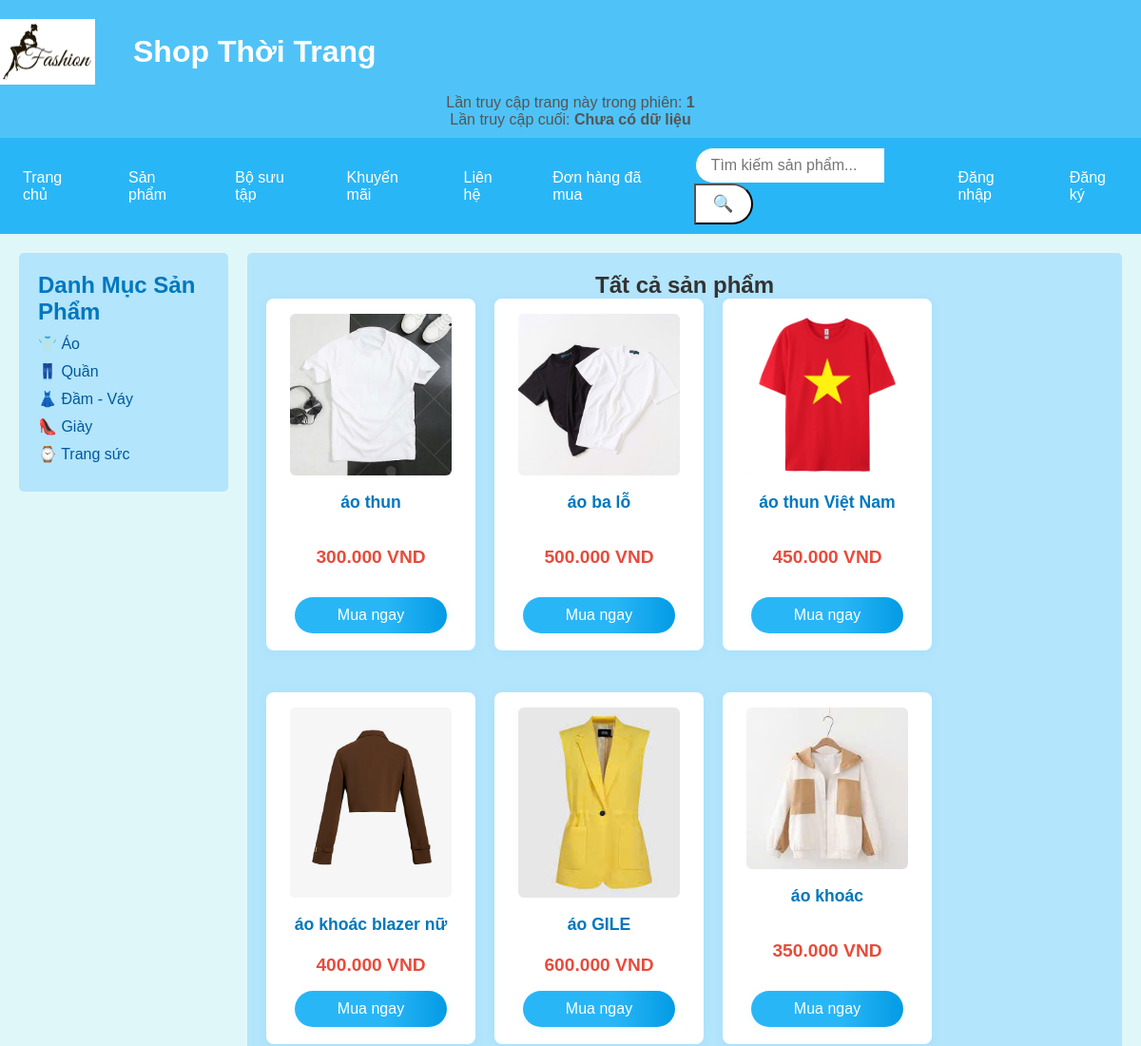
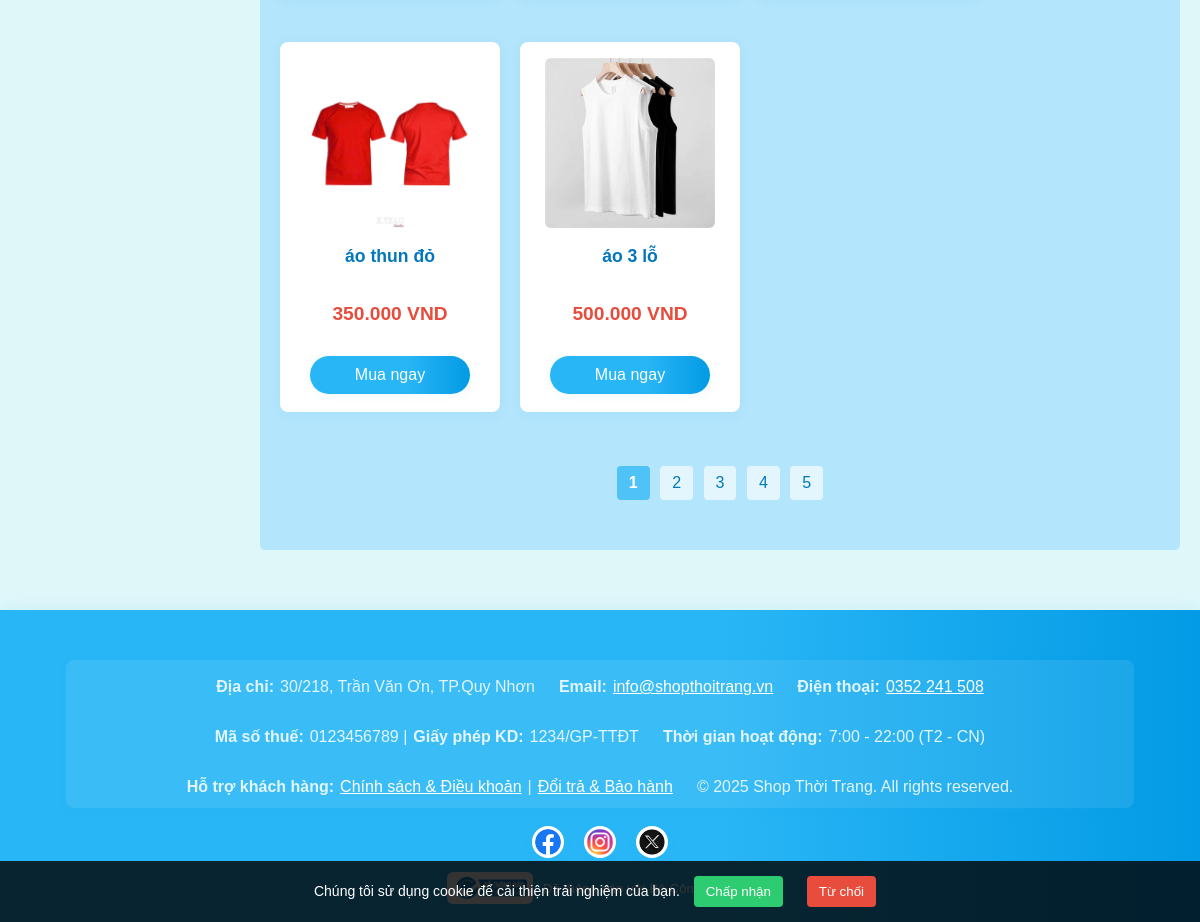
The page / on the database its author committed (2 pictures, top to bottom).
### tables this page shows
CREATE TABLE `san_pham` (
  `san_pham_id` varchar(20) NOT NULL,
  `gia_san_pham` int(20) NOT NULL,
  `san_pham` varchar(30) NOT NULL,
  `hinh_anh` varchar(100) NOT NULL
);

### index.php (the view, shortened to what this page needs)
<?php
require_once 'connect.php';
$keyword = isset($_GET['search']) ? trim($_GET['search']) : '';
$limit = 8;
$page = isset($_GET['page']) && is_numeric($_GET['page']) ? (int)$_GET['page'] : 1;
$offset = ($page - 1) * $limit;
if ($keyword !== '') {
    $count_stmt = $conn->prepare("SELECT COUNT(*) as total FROM san_pham WHERE san_pham LIKE ? OR san_pham_id LIKE ?");
    $like = "%$keyword%";
    $count_stmt->bind_param("ss", $like, $like);
    $count_stmt->execute();
    $count_result = $count_stmt->get_result();
    $total = $count_result->fetch_assoc()['total'];
    $count_stmt->close();
} else {
    $count_result = $conn->query("SELECT COUNT(*) as total FROM san_pham");
    $total = $count_result->fetch_assoc()['total'];
}
$total_pages = ceil($total / $limit);
if ($keyword !== '') {
    $stmt = $conn->prepare("SELECT * FROM san_pham WHERE san_pham LIKE ? OR san_pham_id LIKE ? ORDER BY san_pham_id LIMIT ? OFFSET ?");
    $stmt->bind_param("ssii", $like, $like, $limit, $offset);
    $stmt->execute();
    $result = $stmt->get_result();
} else {
    $sql = "SELECT * FROM san_pham ORDER BY san_pham_id LIMIT $limit OFFSET $offset";
    $result = $conn->query($sql);
}
include 'header.php';
?>
<!DOCTYPE html>
<html lang="vi">
<head>
    <link rel="stylesheet" href="style.css">
</head>
<body>
    <div class="container">
        <aside class="sidebar">
            <h2>Danh Mục Sản Phẩm</h2>
            <ul>
                <li><a href="san_pham.php#ao">👕 Áo</a></li>
                <li><a href="san_pham.php#quan">👖 Quần</a></li>
                <li><a href="san_pham.php#dam_vay">👗 Đầm - Váy</a></li>
                <li><a href="san_pham.php#giay">👠 Giày</a></li>
                <li><a href="san_pham.php#trang_suc">⌚ Trang sức</a></li>
            </ul>
        </aside>
        <main class="content">
            <h2 style="text-align:center;">Tất cả sản phẩm</h2>
            <div class="product-container">
                <?php if ($result && $result->num_rows > 0): ?>
                    <?php while ($item = $result->fetch_assoc()): ?>
                        <?php $img = $item['hinh_anh'] ?: 'imagin/default.jpg'; ?>
                        <div class="product-card">
                            <img src="<?= htmlspecialchars($img) ?>" alt="<?= htmlspecialchars($item['san_pham']) ?>">
                            <h3><?= htmlspecialchars($item['san_pham']) ?></h3>
                            <p class="price"><?= number_format($item['gia_san_pham'],0,',','.') ?> VND</p>
                            <a class="btn" href="mua_ngay.php?id=<?= urlencode($item['san_pham_id']) ?>">Mua ngay</a>
                        </div>
                    <?php endwhile; ?>
                <?php else: ?>
                    <p style="width:100%;text-align:center;">Không tìm thấy sản phẩm phù hợp.</p>
                <?php endif; ?>
            </div>
            <div style="text-align:center; margin: 30px 0;">
                <?php if ($total_pages > 1): ?>
                    <?php
                        $query = $_GET;
                    ?>
                    <?php for ($i = 1; $i <= $total_pages; $i++): ?>
                        <?php
                            $query['page'] = $i;
                            $query_str = http_build_query($query);
                        ?>
                        <?php if ($i == $page): ?>
                            <span style="display:inline-block;min-width:32px;padding:8px 12px;margin:0 3px;background:#4FC3F7;color:#fff;border-radius:4px;font-weight:bold;"><?= $i ?></span>
                        <?php else: ?>
                            <a href="?<?= $query_str ?>" style="display:inline-block;min-width:32px;padding:8px 12px;margin:0 3px;background:#e3f6fd;color:#0277BD;border-radius:4px;text-decoration:none;"><?= $i ?></a>
                        <?php endif; ?>
                    <?php endfor; ?>
                <?php endif; ?>
            </div>
        </main>
    </div>
    <footer class="footer">
    <div class="footer-content">
        <div class="footer-info">
            <p><strong>Địa chỉ:</strong> 30/218, Trần Văn Ơn, TP.Quy Nhơn</p>
            <p><strong>Email:</strong> <a href="mailto:info@shopthoitrang.vn">info@shopthoitrang.vn</a></p>
            <p><strong>Điện thoại:</strong> <a href="tel:0123456789">0352 241 508</a></p>
            <p><strong>Mã số thuế:</strong> 0123456789 | <strong>Giấy phép KD:</strong> 1234/GP-TTĐT</p>
            <p><strong>Thời gian hoạt động:</strong> 7:00 - 22:00 (T2 - CN)</p>
            <p><strong>Hỗ trợ khách hàng:</strong> <a href="chinh_sach.php">Chính sách &amp; Điều khoản</a> | <a href="doi_tra.php">Đổi trả &amp; Bảo hành</a></p>
            <p>&copy; <?= date('Y') ?> Shop Thời Trang. All rights reserved.</p>
        </div>
        <div class="social-icons">
            <a href="https://www.facebook.com/minhthuan.le.923724"><img src="imagin/Facebook.webp" alt="Facebook"></a>
            <a href="https://www.instagram.com/minhthuan.le.923724"><img src="imagin/Insta.webp" alt="Instagram"></a>
            <a href="https://twitter.com/minhthuan_le"><img src="imagin/X.webp" alt="Twitter"></a>
        </div>
        <div class="certification" style="margin-top:10px;">
            <img src="imagin/bocongthuong.png" alt="Đã thông báo Bộ Công Thương" style="height:32px;">
            <span style="font-size:13px;color: white;">Đã thông báo với Bộ Công Thương</span>
        </div>
    </div>
</footer>
    <div id="cookie-consent" style="
        position: fixed;
        bottom: 0; left: 0; right: 0;
        background: rgba(0,0,0,0.8);
        color: #fff;
        padding: 15px;
        text-align: center;
        font-size: 14px;
        z-index: 1000;
        display: none;
    ">
        Chúng tôi sử dụng cookie để cải thiện trải nghiệm của bạn.
        <button id="accept-cookies" style="
            margin: 0 10px;
            padding: 8px 12px;
            background: #2ecc71;
            border: none;
            border-radius: 4px;
            cursor: pointer;
            color: #fff;
        ">Chấp nhận</button>
        <button id="decline-cookies" style="
            margin: 0 10px;
            padding: 8px 12px;
            background: #e74c3c;
            border: none;
            border-radius: 4px;
            cursor: pointer;
            color: #fff;
        ">Từ chối</button>
    </div>
</body>
</html>

### style.css (style rules this page uses)
* { margin: 0; padding: 0; box-sizing: border-box; }
body { font-family: Arial, sans-serif; background: #E0F7FA; color: #333; min-height: 100vh; }
.container { display: flex; padding: 20px; gap: 20px; align-items: flex-start; }
.sidebar { width: 220px; background: #B3E5FC; padding: 20px; border-radius: 5px; }
.sidebar h2 { margin-bottom: 10px; color: #0277BD; }
.sidebar ul { list-style: none; }
.sidebar ul li { margin-bottom: 10px; }
.sidebar ul li a { text-decoration: none; color: #01579B; transition: color 0.3s; }
.content { flex: 1; background: #B3E5FC; padding: 20px; border-radius: 5px; }
.product-container { display: flex; flex-wrap: wrap; gap: 20px; justify-content: flex-start; }
.product-card { display: flex; flex-direction: column; align-items: center; justify-content: flex-start; width: 220px; background: #fff; padding: 16px 10px 18px 10px; border-radius: 8px; text-align: center; box-shadow: 0 2px 12px rgba(41,182,246,0.08); margin-bottom: 24px; transition: box-shadow 0.3s, transform 0.2s; position: relative; min-height: 370px; }
.product-card .btn { margin-top: auto; margin-bottom: 0; width: 80%; align-self: center; padding: 10px 0; border-radius: 25px; background: linear-gradient(90deg, #29B6F6 60%, #039BE5 100%); color: #fff; border: none; font-size: 1em; font-weight: 500; cursor: pointer; box-shadow: 0 2px 8px rgba(41,182,246,0.08); transition: background 0.3s, box-shadow 0.3s; text-decoration: none; display: block; }
.product-card img { width: 90%; max-width: 170px; max-height: 200px; object-fit: cover; border-radius: 6px; margin-bottom: 10px; background: #f5fafd; }
.product-card h3 { font-size: 1.1em; color: #0277BD; margin: 8px 0 4px 0; }
.price { margin-top: auto; color: #e74c3c; font-size: 1.2em; font-weight: bold; }
.footer { background: linear-gradient(90deg, #29B6F6 60%, #039BE5 100%); color: #fff; text-align: center; padding: 32px 0 18px 0; margin-top: 40px; box-shadow: 0 -2px 16px rgba(41,182,246,0.10); font-size: 1em; position: relative; }
.footer-content { max-width: 1100px; margin: 0 auto; padding: 0 16px; }
.footer-info { margin: 18px 0 12px 0; display: flex; flex-wrap: wrap; justify-content: center; align-items: flex-start; gap: 32px 24px; background: rgba(255,255,255,0.08); border-radius: 8px; padding: 18px 28px 12px 28px; box-shadow: 0 2px 8px rgba(41,182,246,0.08); text-align: left; }
.footer-info p { margin: 0; color: #e3f6fd; font-size: 1em; min-width: 180px; white-space: nowrap; display: flex; align-items: center; gap: 6px; }
.footer-info a { color: #fff; text-decoration: underline; transition: color 0.2s; }
.footer .social-icons { margin: 18px 0 8px 0; }
.footer .social-icons a { margin: 0 8px; display: inline-block; transition: transform 0.2s; }
.footer .social-icons img { width: 32px; height: 32px; border-radius: 50%; background: #fff; padding: 3px; box-shadow: 0 2px 8px rgba(41,182,246,0.10); transition: box-shadow 0.2s; }
.certification { margin-top: 12px; display: flex; align-items: center; justify-content: center; gap: 10px; }
.certification img { height: 32px; background: #fff; border-radius: 6px; padding: 2px 6px; box-shadow: 0 2px 8px rgba(41,182,246,0.10); }
.certification span { font-size: 13px; color: #e0e0e0; letter-spacing: 0.2px; }
.btn { background: linear-gradient(90deg, #29B6F6 60%, #039BE5 100%); color: #f9f9f9; border: none; padding: 10px 18px; border-radius: 25px; cursor: pointer; text-decoration: none; font-size: 1em; font-weight: 500; margin-bottom: 10px; display: inline-block; box-shadow: 0 2px 8px rgba(41, 182, 246, 0.08); transition: background 0.3s, box-shadow 0.3s; }

### rows shown on the page
san_pham: hinh_anh (picture), san_pham "áo thun", gia_san_pham "300.000"
san_pham: hinh_anh (picture), san_pham "áo ba lỗ", gia_san_pham "500.000"
san_pham: hinh_anh (picture), san_pham "áo thun Việt Nam", gia_san_pham "450.000"
san_pham: hinh_anh (picture), san_pham "áo khoác blazer nữ", gia_san_pham "400.000"
san_pham: hinh_anh (picture), san_pham "áo GILE", gia_san_pham "600.000"
san_pham: hinh_anh (picture), san_pham "áo khoác", gia_san_pham "350.000"
san_pham: hinh_anh (picture), san_pham "áo thun đỏ", gia_san_pham "350.000"
san_pham: hinh_anh (picture), san_pham "áo 3 lỗ", gia_san_pham "500.000"

### other values the page prints
$_SESSION['visit_count'] "1"
$last_visit "Chưa có dữ liệu"
